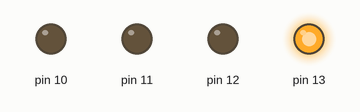
This sketch was run on a simulated Arduino Uno, built with avr-gcc and run on an emulated ATmega328P. Shown: output pins drawn as LEDs (lit = HIGH).

Above: at 0.12 s.
At 1.62 s:
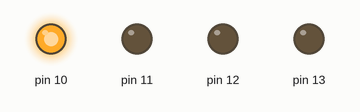
At 2.12 s:
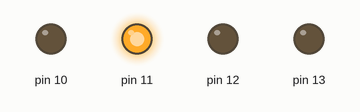
At 4.12 s:
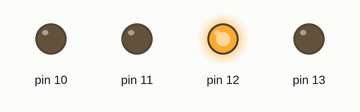
At 7.87 s:
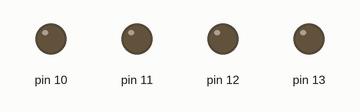
Timing chart, 0 to 8.2 s (numbered marks = the images above):
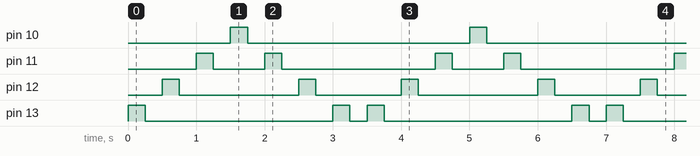

Measured:
- by itself, pin 10: alternates HIGH for 0.25 s and LOW for 3.3 s
- by itself, pin 11: repeats every 3.5 s: LOW 0.75 s, HIGH 0.25 s, LOW 2.3 s, HIGH 0.25 s
- by itself, pin 12: repeats every 3.5 s: LOW 1.8 s, HIGH 0.25 s, LOW 1.3 s, HIGH 0.25 s
- by itself, pin 13: repeats every 3.5 s: LOW 2.8 s, HIGH 0.25 s, LOW 0.25 s, HIGH 0.25 s

The sketch:

4leds.ino
```cpp
// C++ code
//
int tiempo=250;

void setup()
{
  pinMode(13, OUTPUT);
  pinMode(12, OUTPUT);
  pinMode(11, OUTPUT);
  pinMode(10, OUTPUT);
}

void loop()
{
  digitalWrite(13, 1);
  delay(tiempo);
  digitalWrite(13, 0);
  delay(tiempo);
  digitalWrite(12, 1);
  delay(tiempo);
  digitalWrite(12, 0);
  delay(tiempo);
  digitalWrite(11, 1);
  delay(tiempo);
  digitalWrite(11, 0);
  delay(tiempo);
  digitalWrite(10, 1);
  delay(tiempo);
  digitalWrite(10, 0);
  delay(tiempo);
  digitalWrite(11, 1);
  delay(tiempo);
  digitalWrite(11, 0);
  delay(tiempo);
  digitalWrite(12, 1);
  delay(tiempo);
  digitalWrite(12, 0);
  delay(tiempo);
  digitalWrite(13, 1);
  delay(tiempo);
  digitalWrite(13, 0);
  delay(tiempo);
}
```
